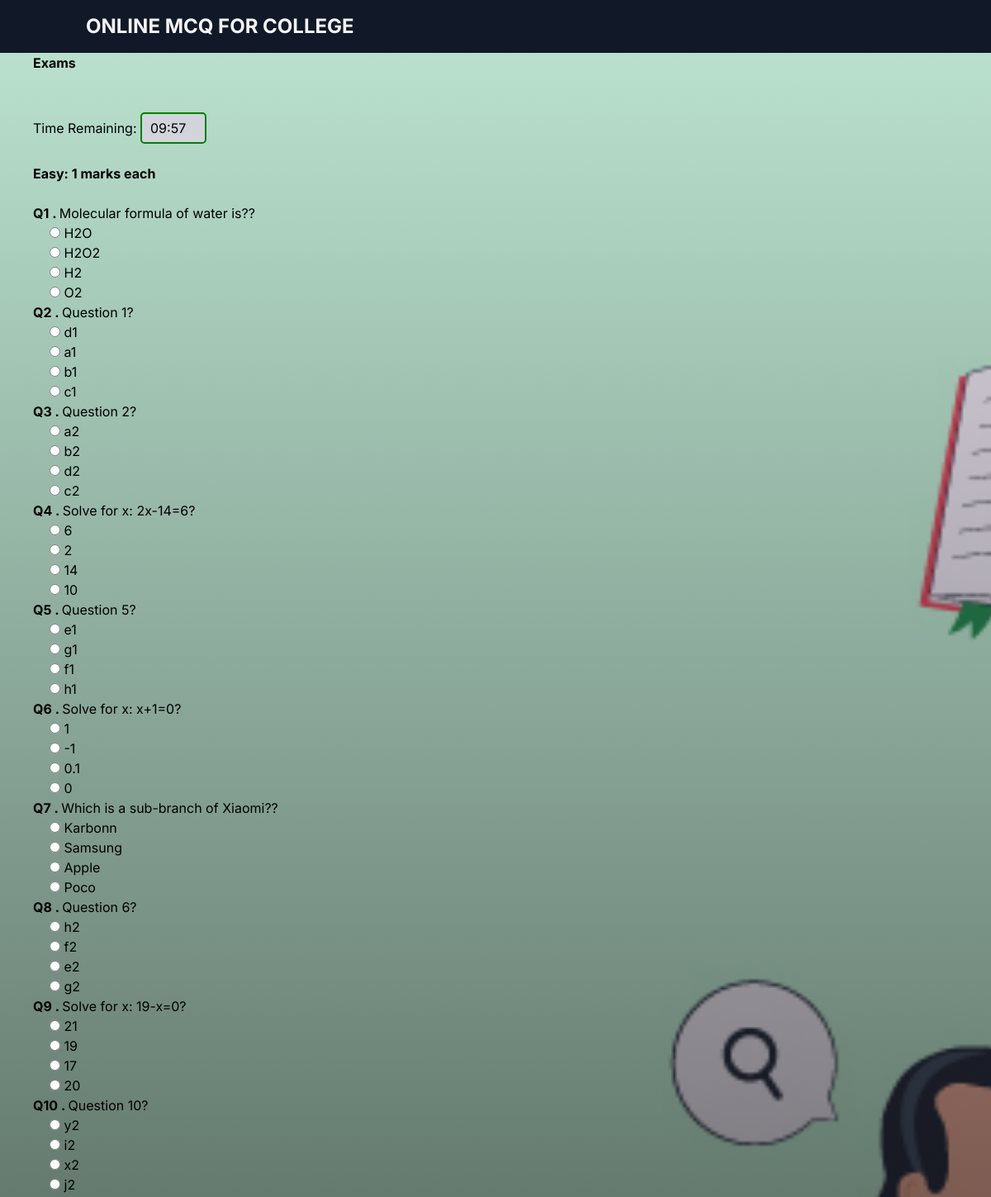
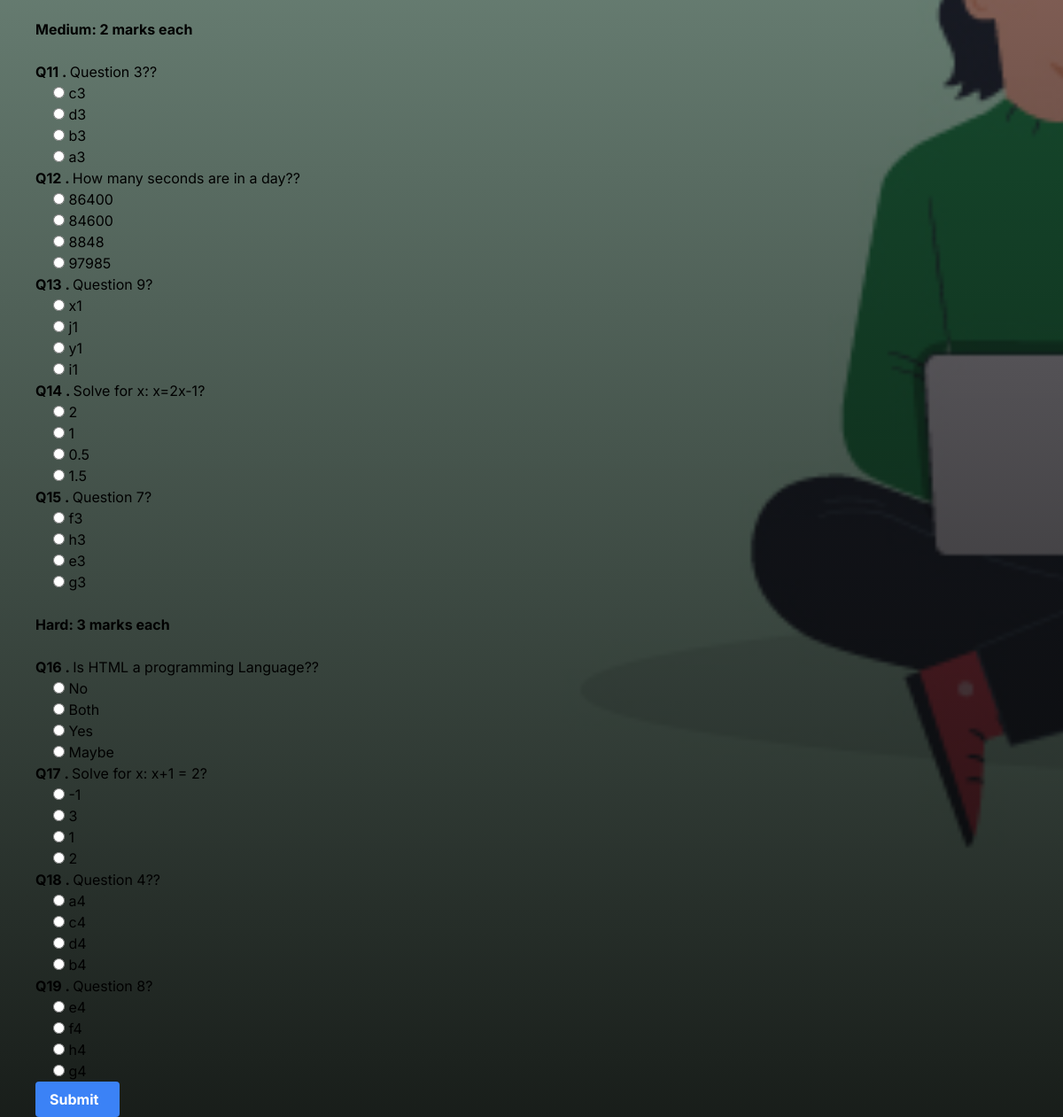
The app's page /exam (signed in) with its own data (2 pictures, top to bottom).
### base/models.py (models this page shows, shortened)
class Question(models.Model):
    question = models.CharField(max_length=500,default="x",blank=False)
    correct = models.CharField(max_length=200,default="x", blank=False)
    options = models.TextField(default='options')
    level = models.CharField(max_length=1, default='E', blank=True, choices=level)
    subject = models.ForeignKey(Subject, on_delete=models.CASCADE, null=True)
    created_at = models.DateTimeField(auto_now_add=True,null=True,blank=True)

### base/views.py (the view)
# urls.py: path('exam',views.examquestion,name='examquestion'),
@login_required
def examquestion(request):
    user = request.user
    if user.is_authenticated: # and user.is_student==False
        allQuestions = {}
        count = 1
        Qpaper = paper.order_by('?')
        for question in Qpaper:
            allQuestions[question] = count
            count += 1
    else:
        return redirect('studentlogin')
    return render(request,'base/exam.html',{'questions':allQuestions})

### base/templatetags/custom_tags.py (called while the page is built)
@register.filter(name='get_options')
def get_options(value):
    option = json.loads(value)
    random.shuffle(option)
    return option

### base/templates/base/exam.html (shortened to what this page needs)
{% extends 'base.html' %}
{% load custom_tags %}
{% block content %}
<div class="px-10">
<h1><b> Exams </b></h1>
<br>
<br>
<form id="exam-form" method="post" action="{% url 'calculate_marks' %}">
    <div >
      Time Remaining: <span id="timer" style="    display: inline-block;
      padding: 5px 10px;
      border: 2px solid green;
      border-radius: 5px;" class="w-20 h-410 bg-gray-300 rounded-lg flex justify-center items-center">10:00</span>
    </div>
    {% for question,count in questions.items %}
      <div>
        {% if count == 1 %}
        <br><h3><b>Easy: 1 marks each</b></h3><br>
        {% elif count == 11 %}
        <br><h3><b>Medium: 2 marks each</b></h3><br>
        {% elif count == 16 %}
        <br><h3><b>Hard: 3 marks each</b></h3><br>
        {% endif %}
        <p><b>Q{{count}} . </b>{{ question.question }}?</p>
        {% for option in question.options|get_options %}
          <label style="padding-left:20px;">
            <input type="radio" name="answer{{ question.id }}" value="{{ option }}">
                 {{ option }}
          </label>
          <br>
        {% endfor %}
      </div>
    {% endfor %}
    <button class="bg-blue-500 hover:bg-blue-700 text-white font-bold py-2 px-4 rounded flex items-center">
      <span class="mr-2">Submit</span>
    </button>
  </form>
</div>
{% endblock %}

### records on screen
Question: shows "Easy: 1 marks each", subject "1", question "Molecular formula of water is?", options "H2O" "H2O2" "H2" "O2"
Question: count "2", question "Question 1", options "d1" "a1" "b1" "c1"
Question: count "3", question "Question 2", options "a2" "b2" "d2" "c2"
Question: count "4", question "Solve for x: 2x-14=6", options "6" "2" "14" "10"
Question: count "5", question "Question 5", options "e1" "g1" "f1" "h1"
Question: count "6", question "Solve for x: x+1=0", options "1" "-1" "0.1" "0"
Question: count "7", question "Which is a sub-branch of Xiaomi?", options "Karbonn" "Samsung" "Apple" "Poco"
Question: count "8", question "Question 6", options "h2" "f2" "e2" "g2"
Question: count "9", question "Solve for x: 19-x=0", options "21" "19" "17" "20"
Question: count "10", question "Question 10", options "y2" "i2" "x2" "j2"
Question: shows "Medium: 2 marks each", count "11", question "Question 3?", options "c3" "d3" "b3" "a3"
Question: count "12", question "How many seconds are in a day?", options "86400" "84600" "8848" "97985"
Question: count "13", question "Question 9", options "x1" "j1" "y1" "i1"
Question: count "14", question "Solve for x: x=2x-1", options "2" "1" "0.5" "1.5"
Question: count "15", question "Question 7", options "f3" "h3" "e3" "g3"
Question: shows "Hard: 3 marks each", count "16", question "Is HTML a programming Language?", options "No" "Both" "Yes" "Maybe"
Question: count "17", question "Solve for x: x+1 = 2", options "-1" "3" "1" "2"
Question: count "18", question "Question 4?", options "a4" "c4" "d4" "b4"
Question: count "19", question "Question 8", options "e4" "f4" "h4" "g4"
